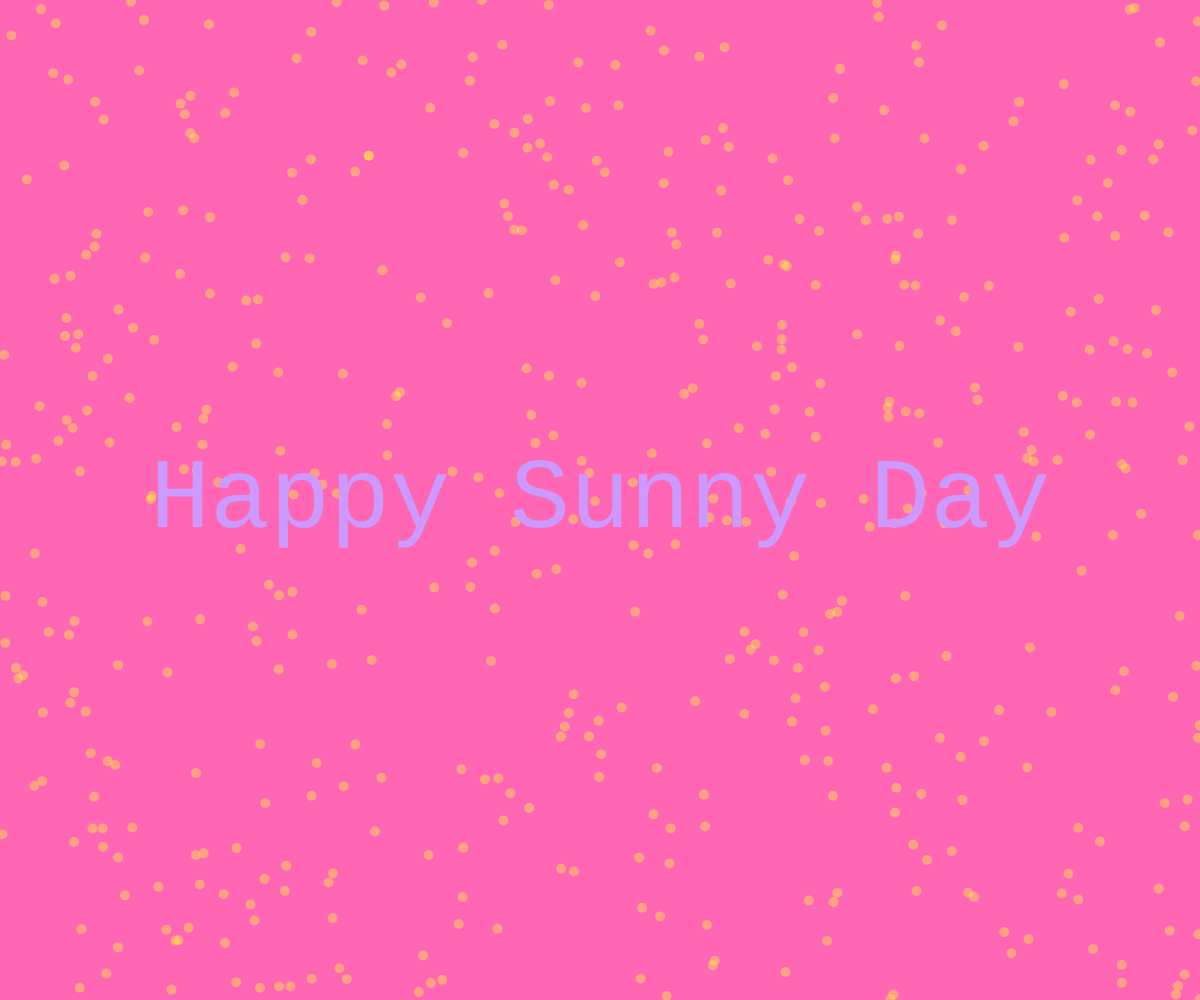
Frame 1 (no input)
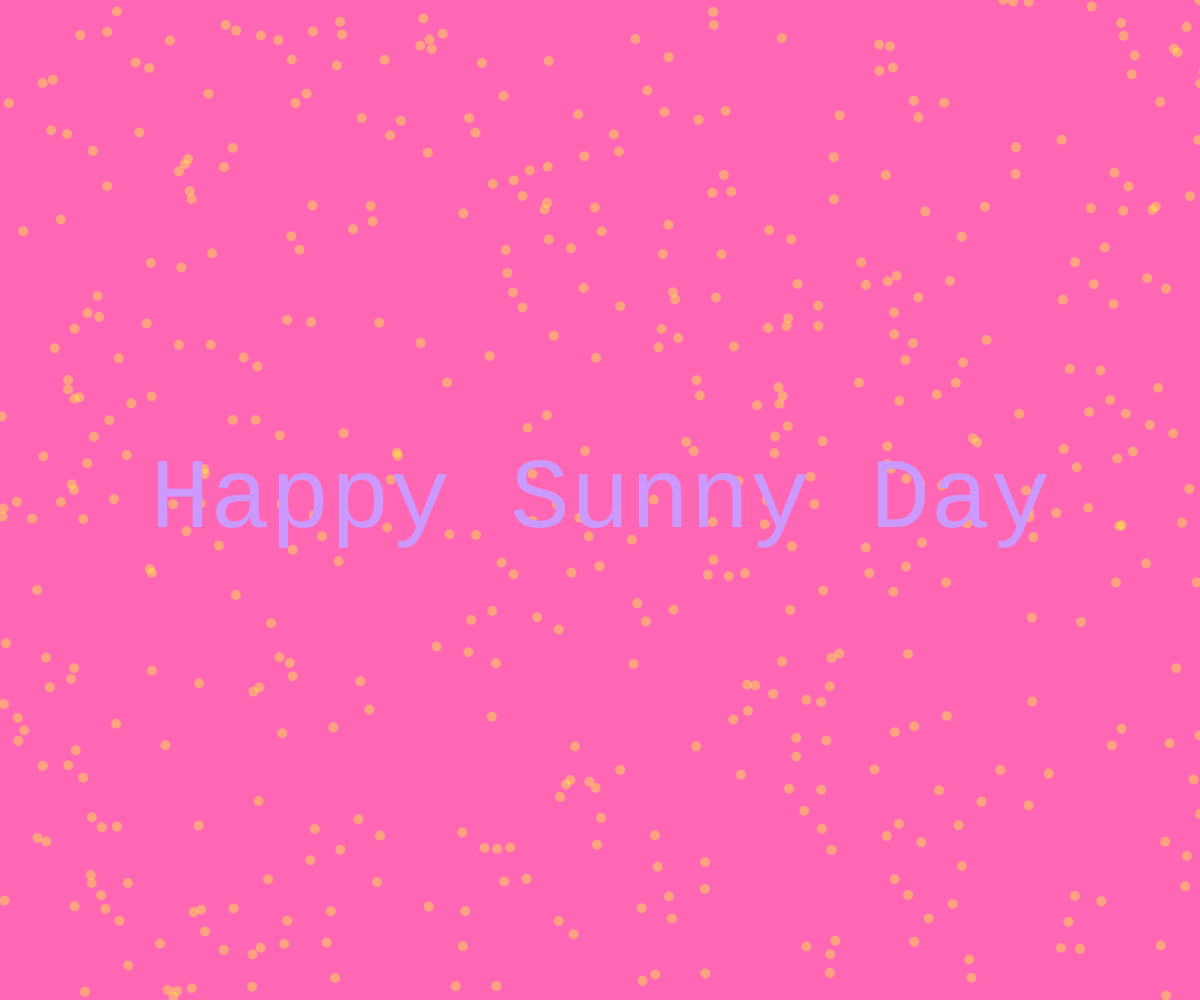
Frame 60 (no input)
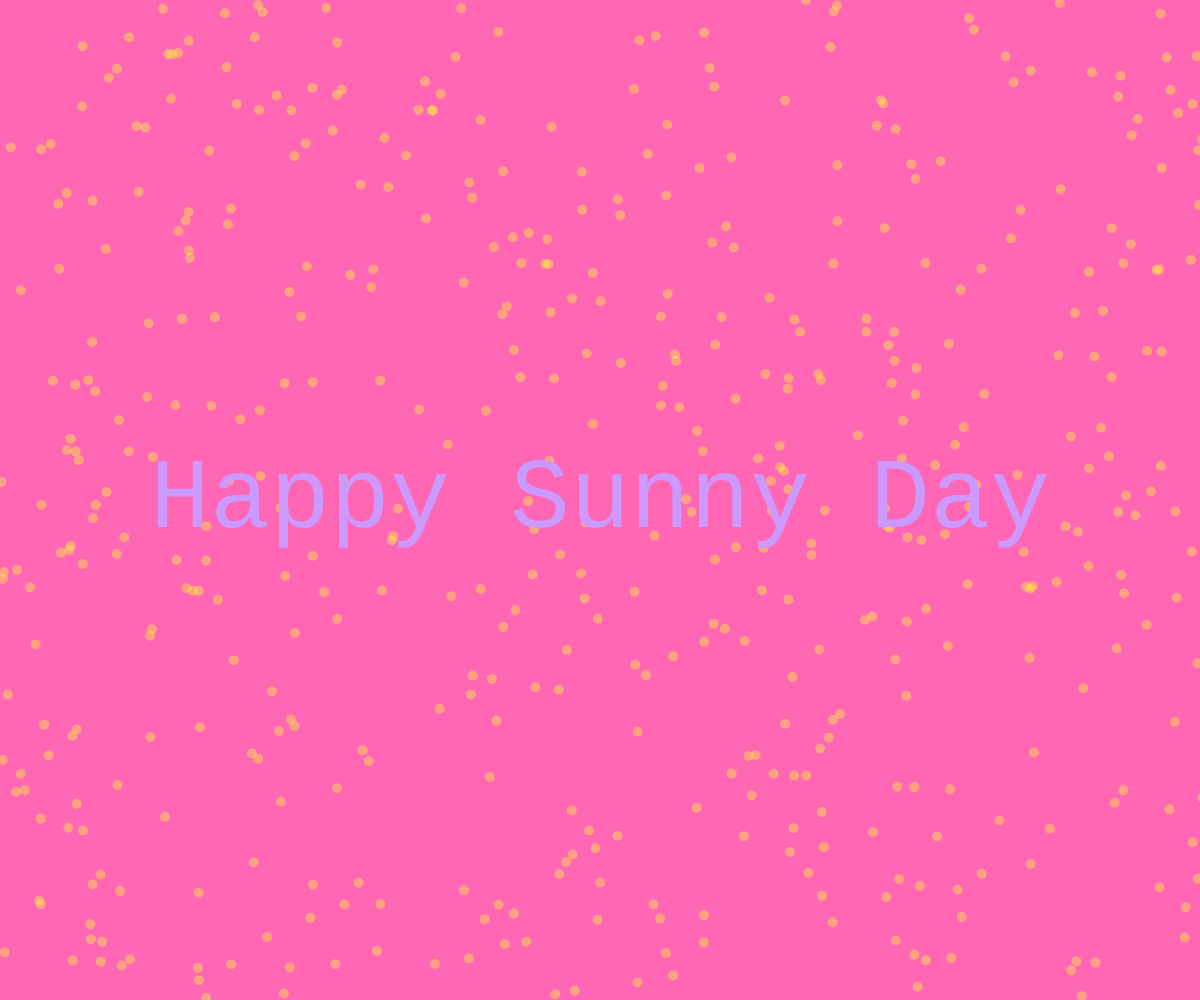
Frame 120 (the mouse pressed at the canvas centre since frame 60)

The p5.js sketch that drew these frames (run headless with seeded random() and noise() and a simulated clock; from frame 60 on, the mouse is pressed at the canvas centre):

// p5.js sketch
// ── sketch.js

let particle = [] ; 

function setup() {
	createCanvas(windowWidth, windowHeight);


	// particle[0]= new Particel
	// particle[0] = new Particle (); 
	// particle[1] = new Particle (100,60);
	// let v = createVector(250 ,200) ;
	// particle[2] = new Particle (v) ;
	// particle[3] = new Particle("200,300"); 
	 
	for (let i =0 ; i < 500 ; i++){
	 let x = random(width);
	 let y = random(height); 
	 let v = createVector(x , y ) ;
     particle[i] = new  Particle(v);	
     
     }

	apple = createDiv("Happy Sunny Day ");
	// apple.id('pei');
	// apple.position(width/2 ,height/2);
	apple.style('color','#cc99ff')
	apple.style('text-align:center');
	apple.style('font-size','100px');
	apple.style('font-family','Lucida Console, Courier, monospace');
	apple.center();
     

}

function windowResized() {
    resizeCanvas(windowWidth, windowHeight);
   for (let i =0 ; i < 500 ; i++){
	 let x = random(width);
	 let y = random(height); 
	 let v = createVector(x , y ) ;
     particle[i] = new  Particle(v);	
     
     }
     apple.center();
}


function draw() {
	background(255, 102, 180);

	for ( i=0 ; i <particle.length ; i++){
		particle[i].show() ;
		particle[i].move() ;
	}




	// // apple.textFont(fontBold);

	// apple.center();		
}


function Particle (posx , posy) {
	// this.pos = createVector(width/2 ,height/2) ;

	if (posx instanceof p5.Vector ) {
		this.x = posx.x ; 
		this.y = posx.y ;
	}else if ( typeof(posx) ===  "string" ){
		let num = posx.split(",") ;
		 this.x = Number(num[0] ) ;
		 this.y = Number(num[1] ) ;
	} 

	else {
		this.x = posx || 100 ;
		this.y = posy || 200 ;;

	}


	this.move = function () {
		let speedy = random(-1,3);

 		let speedx = random(-0.5,0.5,);
		this.x = this.x +speedx ;
		this.y = this.y + speedy ; 

		if (this.y >windowHeight ){
			this.y = 0
		}
	}

	this.show = function (){ 
		fill(255, 255, 51,100);
		noStroke();

		ellipse(this.x,this.y,10,10);
	}


}







// function sum (arr ){ 

// 	if (arr instanceof Array ) {
// 	let val = 0 ;
// 	// console.log(arguments);

// 	for (i =0 ; i <arr.length ; i++ ){
// 		val += arr[i]
// 	}
// 	return val ;
// 	}

// 	let val = 0 ;
// 	// console.log(arguments);

// 	for (i =0 ; i <arguments.length ; i++ ){
// 		val += arguments[i]
// 	}
// 	return val ;
// } 
 
// //course excercise : 
// // mix add arr , argument 

// note : 
// let a = new String ("APPLE")
// A instanceof String will be true 
// but  => a = "APPLE"  WILL BE FASE 
// 
